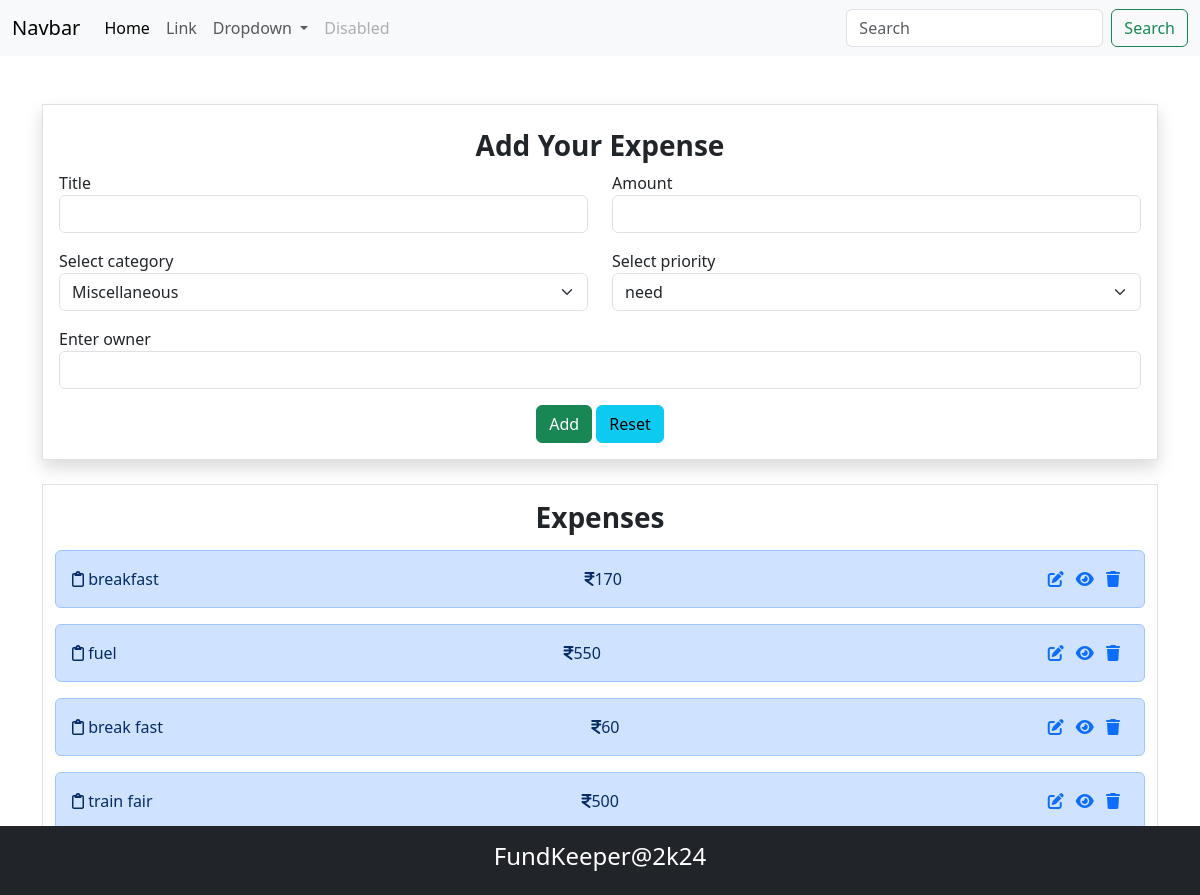
The page /expense/add/ on the database as committed earlier.
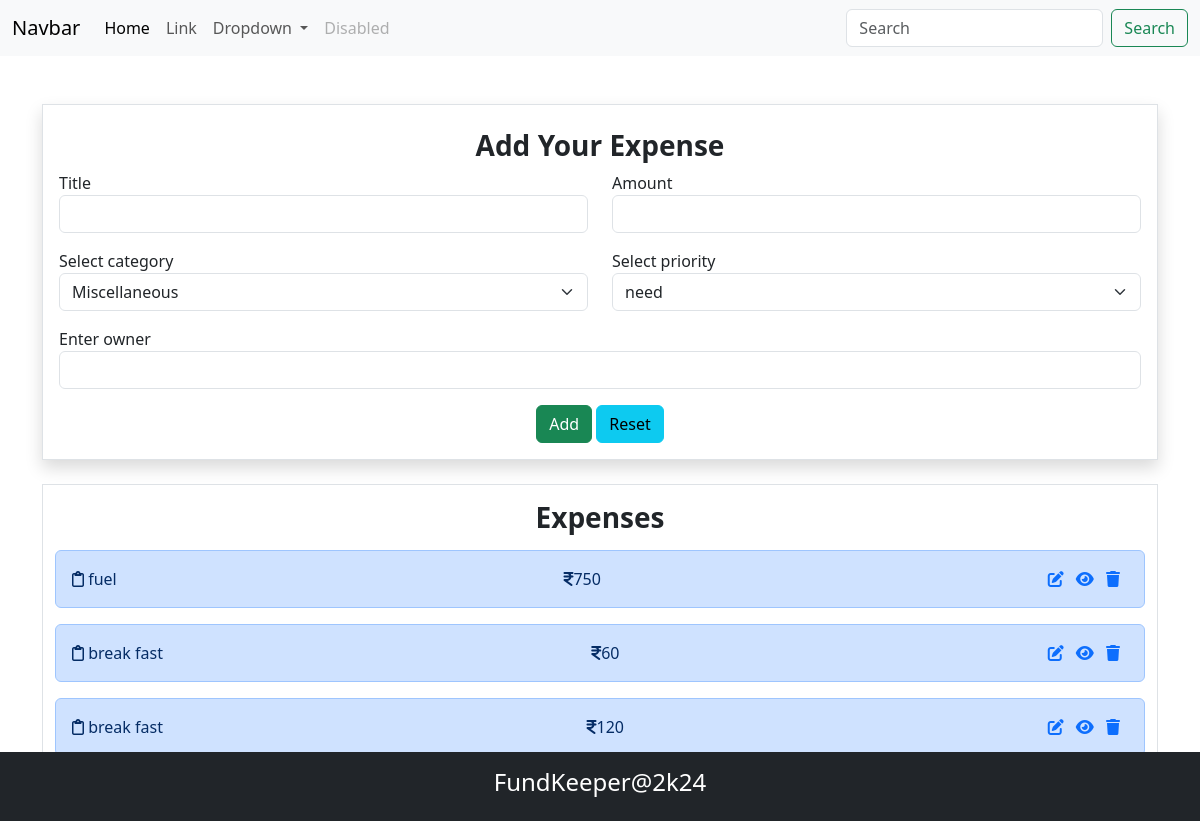
The same page on the database as committed later.
### budget/models.py (models this page shows, shortened)
class Expense(models.Model):
    title=models.CharField(max_length=200)
    amount=models.PositiveIntegerField()
    expense_categories = (
        ("Housing", "Housing"),
        ("Transportation", "Transportation"),
        ("Food", "Food"),
        ("Health", "Health"),
        ("Entertainment", "Entertainment"),
        ("DebtPayments", "Debt Payments"),
        ("PersonalCare", "Personal Care"),
        ("Education", "Education"),
        ("Savings", "Savings"),
        ("Miscellaneous", "Miscellaneous")
    )
    category=models.CharField(max_length=200,choices=expense_categories,default="Miscellaneous")
    owner=models.CharField(max_length=200)
    created_date=models.DateTimeField(auto_now_add=True)
    priority_options=(
        ("need","need"),
        ("want","want")
    )
    priority=models.CharField(max_length=200,choices=priority_options,default="need")

### budget/views.py (the view, shortened to what this page needs)
# urls.py: path("expense/add/",views.ExpenseCreateView.as_view(),name="expense-add"),
class ExpenseCreateView(View):
    def get(self,request,*args,**kwargs):
        form_instance=ExpenseForm()
        qs=Expense.objects.all()
        return render(request,"expense_add.html",{"form":form_instance,"data":qs})

### budget/forms.py
class ExpenseForm(forms.ModelForm):
    class Meta:
        model=Expense
        exclude=("id","created_date")
        widgets={
            "title":forms.TextInput(attrs={"class":"form-control"}),
            "amount":forms.NumberInput(attrs={"class":"form-control"}),
            "category":forms.Select(attrs={"class":"form-control form-select"}),
            "owner":forms.TextInput(attrs={"class":"form-control"}),
            "priority":forms.Select(attrs={"class":"form-control form-select"})
        }

### budget/templates/expense_add.html (shortened to what this page needs)
{%extends 'base.html'%}
{%block main_block%}
<div class="container mt-5">
    <div class="container-fluid border p-3 shadow mb-4"
    data-aos="zoom-out-up"
    data-aos-easing="ease-out-cubic"
    data-aos-duration="2000">
        <h3 class="text-center fw-bold my-2">Add Your Expense</h3>
        <form action="" method="post">
            <div class="mb-3">
               <div class="row">
                <div class="col-6">
                    <label for="">Title</label>
                    {{form.title}}
                </div>
                <div class="col-6">
                    <label for="">Amount</label>
                    {{form.amount}}
                </div>
               </div>
            </div>
            <div class="mb-3">
                <div class="row">
                 <div class="col-6">
                     <label for="">Select category</label>
                     {{form.category}}
                 </div>
                 <div class="col-6">
                     <label for="">Select priority</label>
                     {{form.priority}}
                 </div>
                </div>
             </div>
             <div class="mb-3">
                <div class="row">
                 <div class="col-12">
                     <label for="">Enter owner</label>
                     {{form.owner}}
                 </div>
                </div>
             </div>
             <div class="d-flex justify-content-center">
               <div>
                <button type="submit" class="btn btn-success">Add</button>
                <button type="reset" class="btn btn-info">Reset</button>
               </div>
             </div>
        </form>
    </div>
    <div class="container-fluid border mb-5">
        <h3 class="text-center fw-bold my-3">Expenses</h3>
        {%for e in data%}
        <div class="alert alert-primary d-flex justify-content-between" role="alert" data-aos="fade-down"
        data-aos-easing="linear"
        data-aos-duration="1000">
           <div> <i class="fa-regular fa-clipboard"></i> {{e.title}}</div>
         <div>   <i class="fa-solid fa-indian-rupee-sign"></i>{{e.amount}}</div>
            <div>
                <a href="{%url 'expense-update' e.id%}" class="me-2"><i class="fa-solid fa-pen-to-square"> </i></a>
                <a href="{%url 'expense-detail' e.id%}" class="me-2"><i class="fa-solid fa-eye"></i></a>
                <a href="{%url 'expense-delete' e.id %}" class="me-2"><i class="fa-solid fa-trash"></i></a>
            </div>
          </div>
        {%endfor%}
    </div>
</div>
{%endblock%}

Rows that differ between the two databases and show on the page:
removed Expense: title "breakfast", amount "170"
removed Expense: title "train fair", amount "500"
changed Expense "fuel": amount "550" → "750"
added Expense: title "break fast", amount "120"
